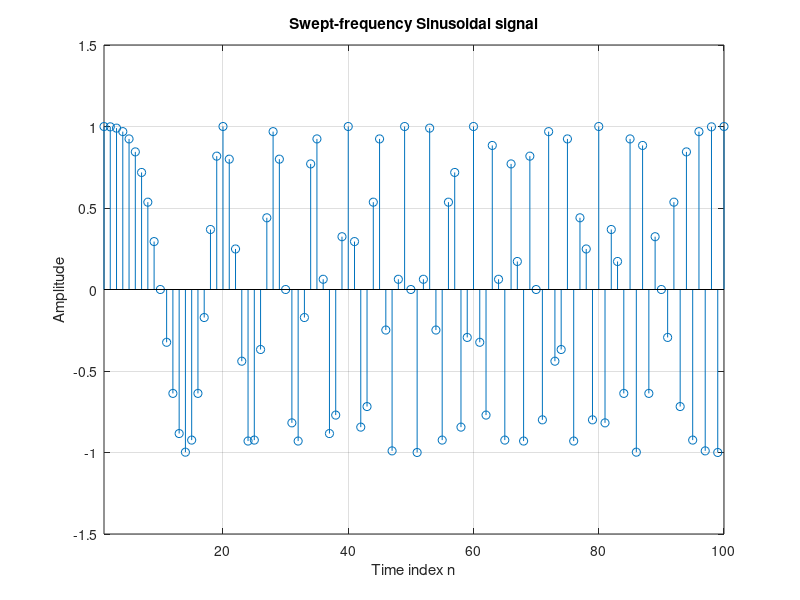

The MATLAB source for this figure:
%Generation of swept frequency sinusoidal sequence
n = 0:100;
a = pi/2/100;
b = 0;
arg = a*n .*n + b*n;
x = cos (arg);
clf;
stem(n,x);
axis([1,100,-1.5,1.5]);
title('Swept-frequency Sinusoidal signal');
xlabel('Time index n');
ylabel('Amplitude');
grid;
axis;